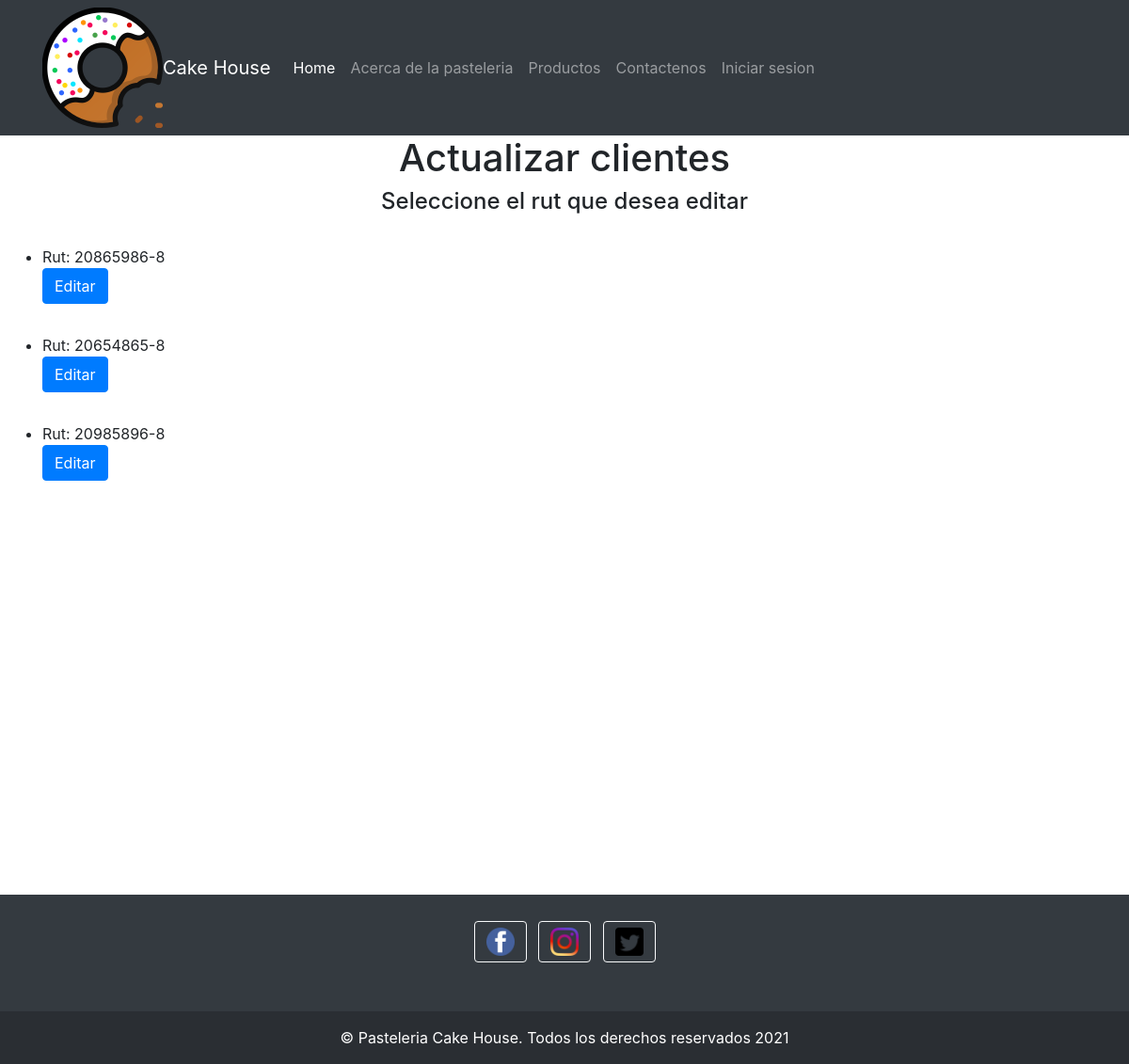
Before: /pasteleria/actualizar (signed in) with the older database file.
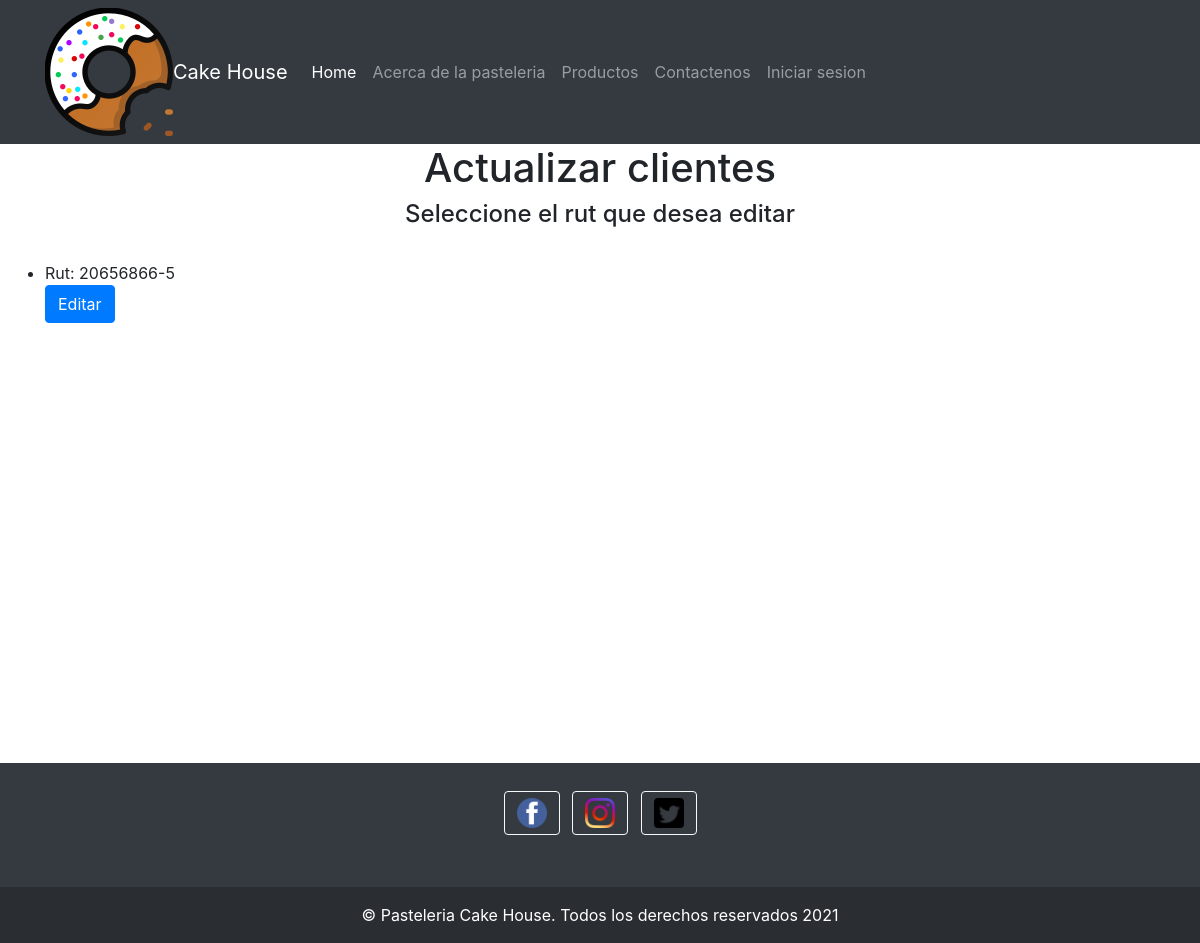
After: the same page with the newer database file.
### pasteleria/models.py (models this page shows, shortened)
class Cliente(models.Model):
    rut = models.CharField(max_length=100, default="")
    nombre = models.CharField(max_length=100)
    apellido = models.CharField(max_length=100)
    fecha_nacimiento = models.DateTimeField("Fecha de nacimiento")
    direccion = models.CharField(max_length=100)
    comuna = models.CharField(max_length=100)
    email = models.CharField(max_length=100)
    class Meta:
        permissions = (
            ('Admin', _('Es el Admin')),
            ('Usuario', _('Eres un simple usuario')),
            ('Agregar', _('Puedes agregar clientes')),
            ('Eliminar', _('Puedes eliminar clientes')),
            ('Actualizar', _('Puedes actualizar clientes')),
            ('Buscar', _('Puedes buscar productos')),
        )

### pasteleria/views.py (the view)
# urls.py: path("actualizar", views.actualizar, name="actualizar"),
def actualizar(request):
    if request.user.has_perm('pasteleria.Admin') or request.user.has_perm('pasteleria.Actualizar'):
        actualizar = Cliente.objects.all()
        mostrar = {"actualizar": actualizar}
        return render(request, "pasteleria/actualizar.html", mostrar)
    else:
        return HttpResponse("No cuentas con los permisos")

### pasteleria/templates/pasteleria/actualizar.html (shortened to what this page needs)
{% load static %}
<link rel="stylesheet" type="text/css" href="{% static 'css/bootstrap.min.css' %}">
<link rel="stylesheet" type="text/css" href="{% static 'css/style.css' %}">
<div>
    <nav class="navbar navbar-expand-lg navbar-dark bg-dark">
        <div class="container">
            <img id="imagen" src="{% static 'img/iconfinder_bite-cake-christmas-cookie-seet_5448872.png' %}">
            <a class="navbar-brand" href="#">Cake House</a>
            <div class="collapse navbar-collapse" id="navbarsExample07">
                <ul class="navbar-nav mr-auto">
                    <li class="nav-item active">
                        <a class="nav-link" href="{% url 'pasteleria:inicio' %}">Home <span class="sr-only">(current)</span></a>
                    </li>
                    <li class="nav-item">
                        <a class="nav-link" href="#">Acerca de la pasteleria</a>
                    </li>
                    <li class="nav-item">
                        <a class="nav-link" href="#">Productos</a>
                    </li>
                    <li class="nav-item">
                        <a class="nav-link" href="#">Contactenos</a>
                    </li>
                    <li class="nav-item">
                        <a class="nav-link" href="#">Iniciar sesion</a>
                    </li>
                </ul>
            </div>
        </div>
    </nav>
</div>
<div style="text-align: center">
    <h1>Actualizar clientes</h1>
    <h4>Seleccione el rut que desea editar</h4>
</div>
{% for i in actualizar %}
<form action="{% url 'pasteleria:editar' %}" method="post" class="container-sm">
    <div class="form-row">
        <div class="form-group col-md-6">
            <ul>
                <li>Rut: {{i.rut}}</li>
                <button type="submit" class="btn btn-primary">Editar</button>
            </ul>
        </div>
    </div>
</form>
{% endfor %}
<footer class="bg-dark text-center text-white">
    <div class="container p-4 pb-0">
        <section class="mb-4">
            <a class="btn btn-outline-light btn-floating m-1" href="#!" role="button"><img src="{% static 'img/facebook.png' %}" style="width: 30px"></a>
            <a class="btn btn-outline-light btn-floating m-1" href="#!" role="button"><img src="{% static 'img/instagram.png' %}" style="width: 30px"></a>
            <a class="btn btn-outline-light btn-floating m-1" href="#!" role="button"><img
                    src="{% static 'img/twitter.png' %}" style="width: 30px"></a>
        </section>
    </div>
    <div class="text-center p-3" style="background-color: rgba(0, 0, 0, 0.2);">
        © Pasteleria Cake House. Todos los derechos reservados 2021
    </div>
</footer>

### pasteleria/static/css/style.css (style rules this page uses)
* { padding: 0; margin: 0; box-sizing: border-box; }
#imagen { text-align: center; }

Changed rows visible on the page:
removed Cliente: rut "20865986-8"
removed Cliente: rut "20654865-8"
removed Cliente: rut "20985896-8"
added Cliente: rut "20656866-5"
